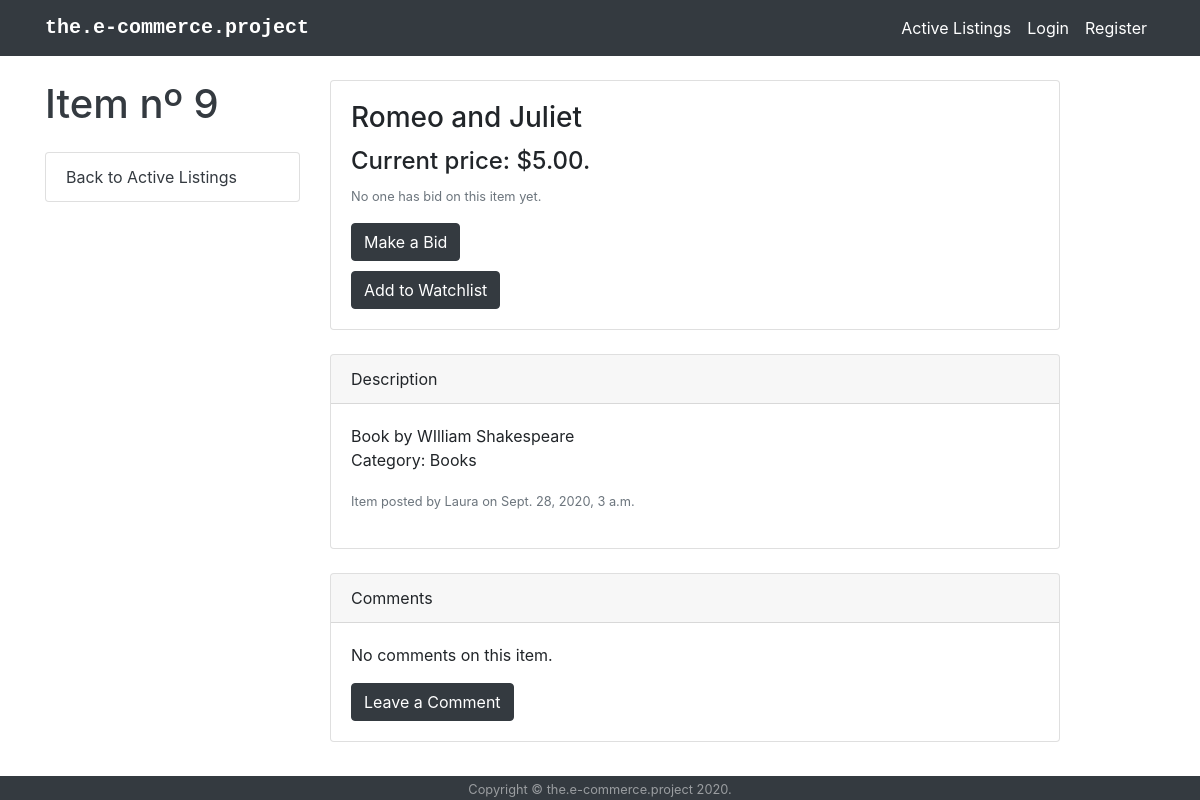
/item/Romeo and Juliet, run on the app's committed database.
### auctions/models.py (models this page shows, shortened)
class AuctionItem(models.Model):
    name = models.CharField(max_length=64)
    description = models.CharField(max_length=256)
    image = models.URLField(blank=True)
    status = models.BooleanField(blank=True)
    date = models.DateTimeField(auto_now_add=True)
    current_price = models.DecimalField(max_digits=10,decimal_places=2, validators=[MinValueValidator(0.01)])
    owner = models.ForeignKey(User, on_delete=models.CASCADE, related_name="listings", default=None)
    category = models.ForeignKey(Category, on_delete=models.SET(None), null=True,related_name="category")
    watchlist = models.ManyToManyField(User, related_name="watchlist", blank=True)

class Category(models.Model):
    name = models.CharField(max_length=64)
    description = models.CharField(max_length=128)
    def __str__(self):
        return self.name

class User(AbstractUser):
    pass

### auctions/views.py (the view)
# urls.py: path("item/<str:item_name>", views.item_view, name="item"),
def item_view(request, item_name):
    if request.method == "GET":
        item = AuctionItem.objects.get(name=item_name)
        current_bid = Bid.objects.filter(item=item).order_by('-value').first()
        watchlist_users = item.watchlist.all()
        if request.user in watchlist_users:
            watchlist_validation = False
        else:
            watchlist_validation = True
        comments = Comments.objects.filter(item=item)
        return render(request, "auctions/item.html", {
            'item' : item,
            'bid' : current_bid,
            'watchlist_validation' : watchlist_validation,
            'comments' : comments
        })

### auctions/templates/auctions/item.html (shortened to what this page needs)
{% extends "auctions/layout.html" %}
{% block body %}
<div class="container">
    <div class="row">
        <div class="categories_bar col-lg-3">
            <h1 class="my-4 text-dark">Item nº {{item.id}}</h1>
            <div class="list-group">
                <a href="{% url 'index' %}" class="list-group-item text-dark">Back to Active Listings</a>
            </div>
        </div>
        <div class="col-lg-8">
            <div class="card mt-4">
                <div class="card-body">
                    <h3 class="card-title">{{ item.name }}</h3>
                    {% if item.status %}
                        <h4>Current price: ${{ item.current_price }}.</h4>
                    {% else %}
                        <h4>Item sold for ${{ bid.value }}.</h4>
                        {% if bid.buyer == user %}
                            <h4>Congratulations {{ bid.buyer }}! You won the auction!</h4>
                        {% endif %}
                    {% endif %}
                    {% if bid.buyer is not empty %}
                        <p><small class="text-muted">Last bid of ${{bid.value}} made by {{bid.buyer}} on {{bid.date}}</small></p>
                    {% else %}
                        <p><small class="text-muted">No one has bid on this item yet.</small></p>
                    {% endif %}
                        {% if item.status %}
                            <a href="{% url 'make_bid' item.id %}" class="btn btn-dark">Make a Bid</a>
                        {% endif %}
                        {% if watchlist_validation %}
                            <div class="button-item">
                                <form class="" action="{% url 'add_watchlist' item.id %}" method="post">
                                    <button type="submit" class="btn btn-dark" id="form-btn">Add to Watchlist</button>
                                </form>
                            </div>
                        {% endif %}
                </div>
            </div>
            <div class="card card-outline-secondary my-4">
                <div class="card-header">
                    Description
                </div>
                <div class="card-body">
                    <div class="card-text">
                        {{item.description}}
                        <p>Category: {{item.category}}</p>
                    </div>
                    <p><small class="text-muted">Item posted by {{item.owner}} on {{item.date}}</small></p>
                </div>
            </div>
            <div class="card card-outline-secondary my-4">
                <div class="card-header">
                    Comments
                </div>
                <div class="card-body">
                    {% for comment in comments %}
                        <h5>{{comment.title}}</h5>
                        <p>{{comment.content}}</p>
                        <small class="text-muted">Posted by {{comment.user}} on {{comment.time}}</small>
                        <hr>
                    {% empty %}
                        <p>No comments on this item.</p>
                    {% endfor %}
                    <a href="{% url 'comment' item.id %}" class="btn btn-dark">Leave a Comment</a>
                </div>
            </div>
        </div>
    </div>
</div>
{% endblock %}

### auctions/static/auctions/styles.css (style rules this page uses)
:root { --input-padding-x: 1.5rem; --input-padding-y: .75rem; }
body { padding-top: 56px; height: 100%; }
.container { height: 100%; }
.categories_bar { padding-bottom: 20px; }
.button-item { margin-top: 10px; }

### data on the page
AuctionItem: id "9", name "Romeo and Juliet", current_price "5.00", description "Book by WIlliam Shakespeare", category "Books", owner "Laura", date "Sept. 28, 2020, 3 a.m."
